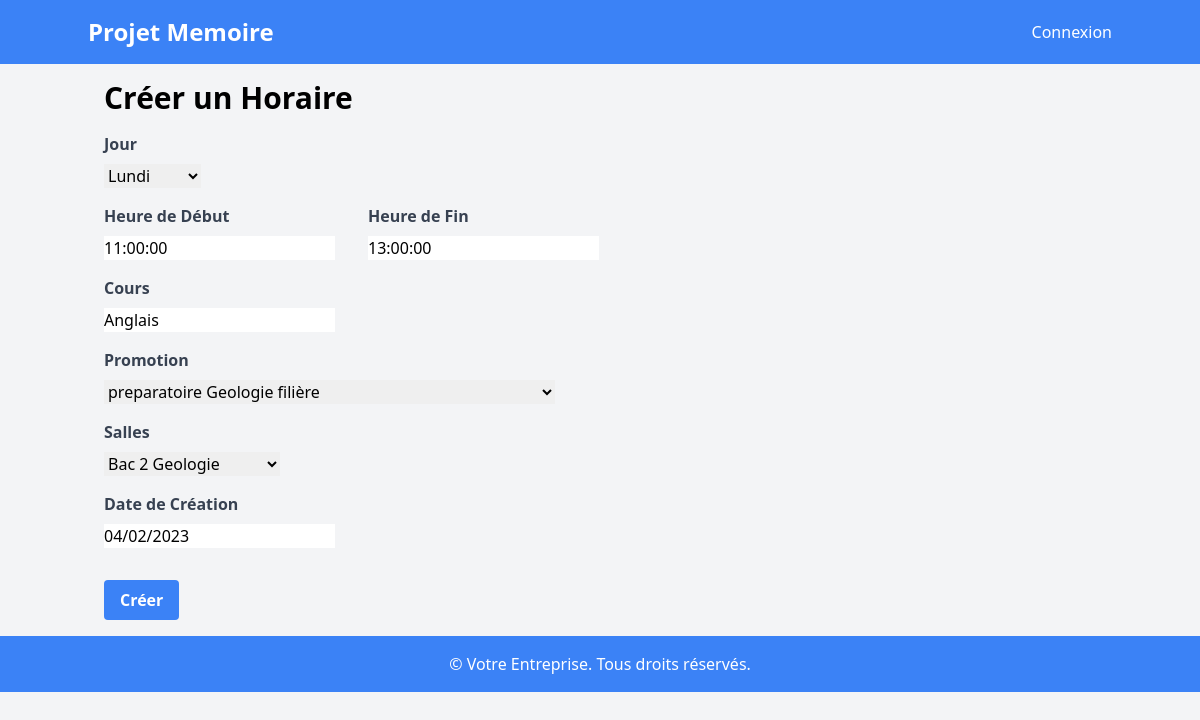
/horaire/3/, run on the app's committed database.
### horaire/models.py (models this page shows, shortened)
class Horaire (models.Model):
    jour = models.CharField(max_length=50,choices=type_day)
    heure_debut = models.TimeField()
    heure_fin = models.TimeField()
    cours = models.CharField(max_length=100)
    promotion = models.ForeignKey(Departement,on_delete=models.CASCADE)
    salles = models.ForeignKey(Salles,on_delete=models.CASCADE)
    date_creation = models.DateField()

class Departement(models.Model):
    departement = models.CharField(max_length=100,unique=True)
    filiere = models.CharField(max_length=100,unique=True,blank=True)
    promotion = models.CharField(max_length=50,choices=type_promotion,default='preparatoire')
    def __str__(self):
        return self.promotion +' ' + self.departement + ' filière ' + self.filiere

### horaire/views.py (the view)
# urls.py: path('horaire/<int:pk>/',views.HoraireUpdate.as_view(),name='modifier'),
class HoraireUpdate(UpdateView):
    model = Horaire
    template_name = 'horaire_form.html'
    fields = ['jour', 'heure_debut', 'heure_fin', 'cours', 'promotion', 'salles', 'date_creation']
    success_url = reverse_lazy("horaire-list")

### horaire/models.py (called while the page is built)
    def __str__(self):
        return self.nom_salle

### horaire/templates/horaire_form.html (shortened to what this page needs)
{% extends "base.html" %}
{% block content %}
  <h1 class="text-3xl font-semibold mb-4">Créer un Horaire</h1>
  <form method="post" class="w-full max-w-lg">
    <div class="mb-4">
      <label for="{{ form.jour.id_for_label }}" class="block text-gray-700 font-bold mb-2">Jour</label>
      {{ form.jour }}
    </div>
    <div class="flex justify-between -mx-2 mb-4">
      <div class="w-1/2 px-2">
        <label for="{{ form.heure_debut.id_for_label }}" class="block text-gray-700 font-bold mb-2">Heure de Début</label>
        {{ form.heure_debut }}
      </div>
      <div class="w-1/2 px-2">
        <label for="{{ form.heure_fin.id_for_label }}" class="block text-gray-700 font-bold mb-2">Heure de Fin</label>
        {{ form.heure_fin }}
      </div>
    </div>
    <div class="mb-4">
      <label for="{{ form.cours.id_for_label }}" class="block text-gray-700 font-bold mb-2">Cours</label>
      {{ form.cours }}
    </div>
    <div class="mb-4">
      <label for="{{ form.promotion.id_for_label }}" class="block text-gray-700 font-bold mb-2">Promotion</label>
      {{ form.promotion }}
    </div>
    <div class="mb-4">
      <label for="{{ form.salles.id_for_label }}" class="block text-gray-700 font-bold mb-2">Salles</label>
      {{ form.salles }}
    </div>
    <div class="mb-4">
      <label for="{{ form.date_creation.id_for_label }}" class="block text-gray-700 font-bold mb-2">Date de Création</label>
      {{ form.date_creation }}
    </div>
    <button type="submit" class="bg-blue-500 hover:bg-blue-600 text-white font-bold py-2 px-4 rounded mt-4">Créer</button>
  </form>
{% endblock %}

### data on the page
Horaire: jour "Lundi", heure_debut "11:00:00", heure_fin "13:00:00", cours "Anglais", salles "Bac 2 Geologie", date_creation "04/02/2023"
Departement: promotion "preparatoire Geologie filière"
